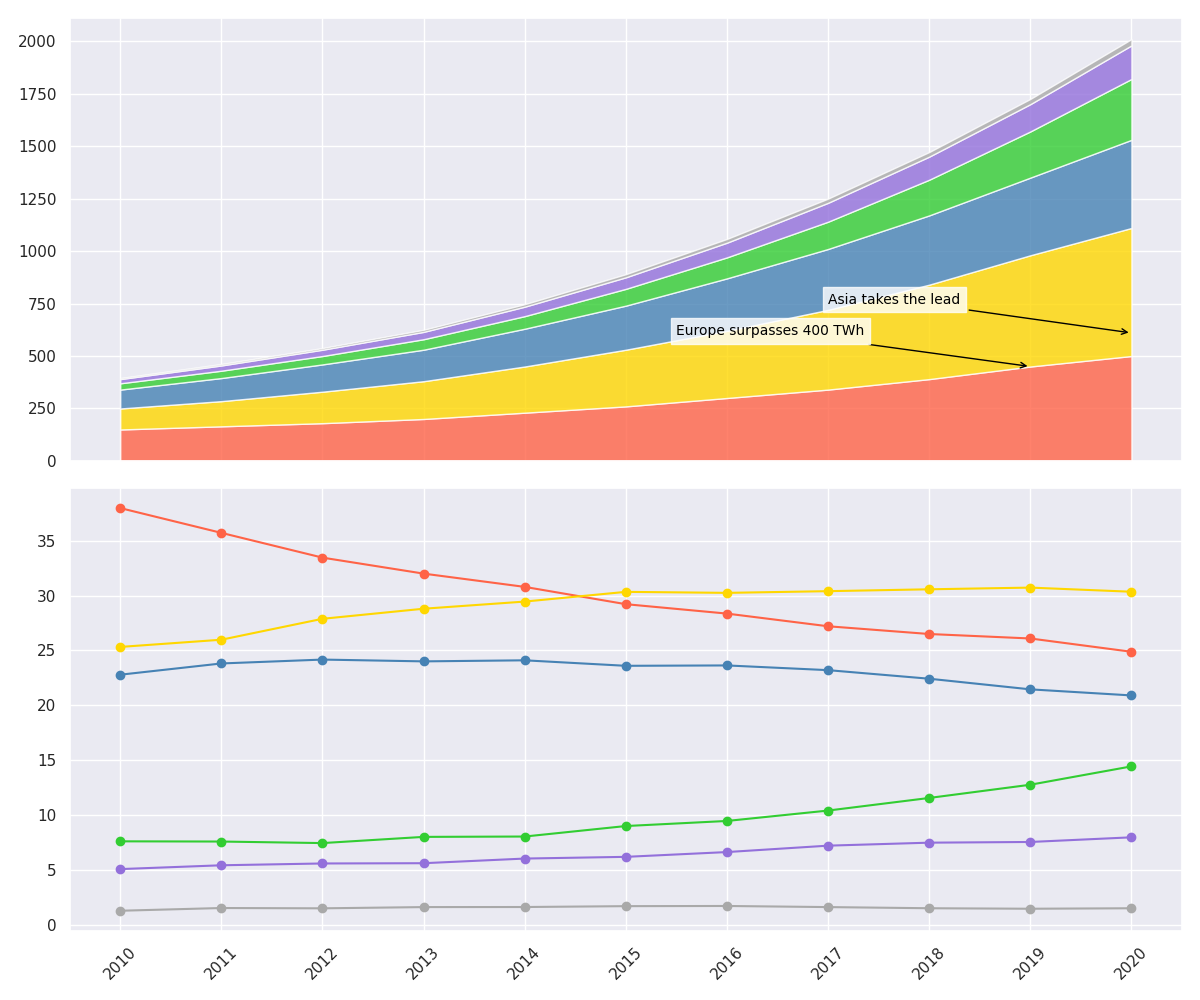

Write the Python code that produced this figure.
import matplotlib.pyplot as plt
import numpy as np

years = np.arange(2010, 2021)
europe_renewables = np.array([150, 165, 180, 200, 230, 260, 300, 340, 390, 450, 500])
asia_renewables = np.array([100, 120, 150, 180, 220, 270, 320, 380, 450, 530, 610])
north_america_renewables = np.array([90, 110, 130, 150, 180, 210, 250, 290, 330, 370, 420])
africa_renewables = np.array([30, 35, 40, 50, 60, 80, 100, 130, 170, 220, 290])
oceania_renewables = np.array([20, 25, 30, 35, 45, 55, 70, 90, 110, 130, 160])
antarctica_renewables = np.array([5, 7, 8, 10, 12, 15, 18, 20, 22, 25, 30])

total_renewables = (europe_renewables + asia_renewables + north_america_renewables +
                    africa_renewables + oceania_renewables + antarctica_renewables)

europe_share = (europe_renewables / total_renewables) * 100
asia_share = (asia_renewables / total_renewables) * 100
north_america_share = (north_america_renewables / total_renewables) * 100
africa_share = (africa_renewables / total_renewables) * 100
oceania_share = (oceania_renewables / total_renewables) * 100
antarctica_share = (antarctica_renewables / total_renewables) * 100

fig, ((ax1, ax2)) = plt.subplots(2, 1, figsize=(12, 10), sharex=True)

# New color order: ['#4682B4', '#FF6347', '#FFD700', '#32CD32', '#9370DB', '#A9A9A9']
ax1.stackplot(years, europe_renewables, asia_renewables, north_america_renewables,
              africa_renewables, oceania_renewables, antarctica_renewables,
              colors=['#FF6347', '#FFD700', '#4682B4', '#32CD32', '#9370DB', '#A9A9A9'], alpha=0.8)

ax1.annotate('Europe surpasses 400 TWh', xy=(2019, 450), xytext=(2015.5, 600),
             arrowprops=dict(arrowstyle='->', color='black'), color='black', fontsize=10, bbox=dict(facecolor='white', alpha=0.8))

ax1.annotate('Asia takes the lead', xy=(2020, 610), xytext=(2017, 750),
             arrowprops=dict(arrowstyle='->', color='black'), color='black', fontsize=10, bbox=dict(facecolor='white', alpha=0.8))

ax2.plot(years, europe_share, color='#FF6347', marker='o')
ax2.plot(years, asia_share, color='#FFD700', marker='o')
ax2.plot(years, north_america_share, color='#4682B4', marker='o')
ax2.plot(years, africa_share, color='#32CD32', marker='o')
ax2.plot(years, oceania_share, color='#9370DB', marker='o')
ax2.plot(years, antarctica_share, color='#A9A9A9', marker='o')

plt.xticks(years, rotation=45)
plt.tight_layout()
plt.show()
